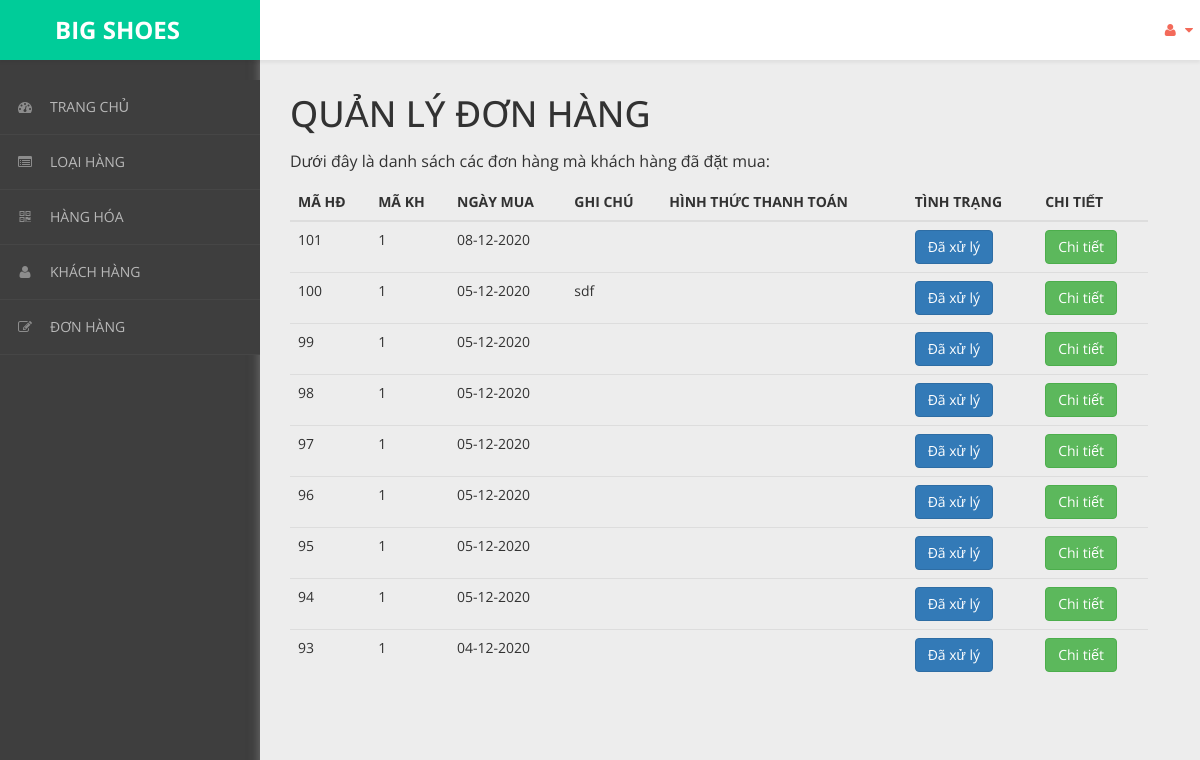
The app's page /admin/content/hoa-don/hoa-don-list.php with its own data.
### tables this page shows
CREATE TABLE `hoa_don` (
  `ma_hd` int(11) NOT NULL,
  `ngay_mua` varchar(20) NOT NULL,
  `ghi_chu` varchar(50) NOT NULL,
  `tinh_trang` varchar(20) NOT NULL DEFAULT '0',
  `ma_kh` int(10) UNSIGNED NOT NULL
);

### admin/dao/pdo.php (called while the page is built, shortened)
<?php
    function pdo_get_connection(){
        $pdo = new PDO("mysql:host=localhost;dbname=bigshoes",'root','');
        $pdo->setAttribute(PDO::ATTR_ERRMODE, PDO::ERRMODE_EXCEPTION);
        return $pdo;
    }
    function pdo_query($sql){
        $sql_args = array_slice(func_get_args(),1);
        try{
            $conn = pdo_get_connection();
            $stmt = $conn ->prepare($sql);
            $stmt -> execute($sql_args);
            $rows = $stmt -> fetchAll();
            return $rows;
        }catch(PDOException $e){
            throw $e;
        }finally{
            unset($conn);
        }
    }
    ?>

### admin/dao/hoa-don.php (called while the page is built, shortened)
<?php
    require_once ('pdo.php');
    function hoa_don_select_all(){
        $sql = "SELECT * FROM hoa_don ORDER BY ma_hd DESC";
        return pdo_query($sql);
    }
?>

### admin/content/hoa-don/hoa-don-list.php (the view, shortened to what this page needs)
<!DOCTYPE html>
<html xmlns="http://www.w3.org/1999/xhtml">
<head>
    <link href="../../../css/admin/css/bootstrap.css" rel="stylesheet" />
    <link href="../../../css/admin/css/font-awesome.css" rel="stylesheet" />
    <link href="../../../css/admin/css/custom-styles.css" rel="stylesheet" />
</head>
<body>
    <div id="wrapper">
        <nav class="navbar navbar-default top-navbar" role="navigation">
            <div class="navbar-header">
                <a class="navbar-brand" href="../../../../bigshoes/trang-chinh/" style="background:#00CC99;">
                    <strong style="margin-left: 40px;">BIG SHOES</strong></a>
            </div>
            <ul class="nav navbar-top-links navbar-right">
                <li class="dropdown">
                    <a class="dropdown-toggle" data-toggle="dropdown" href="#" aria-expanded="false">
                        <i class="fa fa-user fa-fw"></i> <i class="fa fa-caret-down"></i>
                    </a>
                </li>
            </ul>
        </nav>
        <nav class="navbar-default navbar-side" role="navigation">
            <div class="sidebar-collapse">
                <ul class="nav" id="main-menu">
                    <li>
                        <a href="../thong-ke/thong-ke-list.php"><i class="fa fa-dashboard"></i>TRANG CHỦ</a>
                    </li>
                    <li>
                        <a href="../loai-hang/loai-hang-list.php"><i class="fa fa-list-alt" aria-hidden="true"></i>LOẠI HÀNG</a>
                    </li>
                    <li>
                        <a href="../hang-hoa/hang-hoa-list.php"><i class="fa fa-qrcode"></i>HÀNG HÓA</a>
                    </li>
                    <li>
                        <a href="../khach-hang/khach-hang-list.php"><i class="fa fa-user"></i>KHÁCH HÀNG</a>
                    </li>
                    <li>
                        <a href="../hoa-don/hoa-don-list.php"><i class="fa fa-edit"></i>ĐƠN HÀNG</a>
                    </li>
                </ul>
            </div>
        </nav>
        <div id="page-wrapper">
            <div class="header">
                <div class="page-header">
                    <h1>QUẢN LÝ ĐƠN HÀNG</h1>
                    <p>Dưới đây là danh sách các đơn hàng mà khách hàng đã đặt mua: </p>
                    <?php
                    require_once('../../dao/hoa-don.php');
                    $items = hoa_don_select_all();
                    ?>
                    <table class="table table-hover">
                        <thead>
                            <tr>
                                <th>MÃ HĐ</th>
                                <th>MÃ KH</th>
                                <th>NGÀY MUA</th>
                                <th>GHI CHÚ</th>
                                <th>HÌNH THỨC THANH TOÁN</th>
                                <th>TÌNH TRẠNG</th>
                                <th>CHI TIẾT</th>
                            </tr>
                        </thead>
                        <tbody>
                            <?php foreach ($items as $item) {
                                extract($item);
                            ?>
                                <tr>
                                    <td><?= $ma_hd ?></td>
                                    <td><?= $ma_kh ?></td>
                                    <td><?= $ngay_mua ?></td>
                                    <td><?= $ghi_chu ?></td>
                                    <td><?= $thanh_toan ?></td>
                                    <td>
                                        <a href="thanh-toan-gio-hang.php?ma_hd=<?= $ma_hd ?>">
                                            <?php
                                            if ($tinh_trang == 0) {
                                                echo '<button class="btn btn-danger name="thanh_toan">';
                                                echo "Chưa xử lý";
                                            } else {
                                                echo '<button class="btn btn-primary name ="thanh_toan">';
                                                echo "Đã xử lý";
                                            }
                                            ?>
                                            </button></a>
                                    </td>
                                    <td><a href="chi-tiet-hoa-don.php?ma_hd=<?= $ma_hd ?>&ma_kh=<?= $ma_kh ?>"><button class="btn btn-success">Chi tiết</button></a></td>
                                </tr>
                            <?php } ?>
                        </tbody>
                    </table>
                </div>
            </div>
        </div>
    </div>
</body>
</html>

### css/admin/css/custom-styles.css (style rules this page uses)
body { font-family: 'Open Sans', sans-serif; background: #3E3E3E; }
#wrapper { width: 100%; }
#page-wrapper { padding: 15px 15px; min-height: 600px; background: #EDEDED; }
h1, .h1, h2, .h2, h3, .h3 { margin-top: 7px; margin-bottom: -5px; }
p { font-size:16px; line-height:25px; padding-top:20px; }
.navbar-side { z-index: 0; }
.navbar-side .nav > li > a > i { color: #8C8C8C;padding: 8px;width: 30px;text-align: center; }
.top-navbar { position: fixed; width: 100%; z-index: 300; -webkit-box-shadow: 0 3px 3px rgba(0, 0, 0, 0.05); -moz-box-shadow: 0 3px 3px rgba(0, 0, 0, 0.05); box-shadow: 0 3px 3px rgba(0, 0, 0, 0.05); }
.navbar-side { z-index: 1; position: fixed; width: 260px; top: 80px; }
#page-wrapper { position: relative; top: 55px; box-shadow: 0 0 10px #757575; -moz-box-shadow: 0 0 10px #757575; -webkit-box-shadow: 0 0 10px #757575; }
.page-header { margin: 0;border-bottom: 1px solid transparent;text-align: left;background-color: rgb(237, 237, 237);padding: 32px 22px 32px 0;color: #323232; }
.header { margin: 0 30px; }
.top-navbar { margin:0px; }
.top-navbar .navbar-brand { color: #fff;width: 260px;text-align: left;height: 60px;font-size: 24px;font-weight: 700;line-height: 30px;background: #F36A5A; }
.top-navbar .nav > li { position: relative; display: inline-block; margin: 0px; padding: 0px; }
.top-navbar .nav > li > a { position: relative; display: block; padding: 20px;color: #FFFFFF; margin: 0px; }
.sidebar-collapse , .sidebar-collapse .nav { background:none; }
.sidebar-collapse .nav { padding:0; }
.sidebar-collapse .nav > li > a { color: #B8B8B8; background:transparent; text-shadow:none; font-size: 14px; }
.sidebar-collapse > .nav > li > a { padding: 12px 10px; }
.sidebar-collapse > .nav > li { border-bottom: 1px solid rgba(107, 108, 109, 0.19); }
.navbar-side { border:none; background: #3E3E3E; }
.top-navbar { background: #FFFFFF; border-bottom:none; }
.top-navbar .nav > li > a > i { margin-right: 2px; }
.navbar-default { border:0px solid black; }
.navbar-header { background: transparent; }
.nav > li > a > i { margin-right:10px; color: rgb(243, 106, 90); }
@media (min-width:768px) { #page-wrapper { margin: 0 0 0 260px; padding: 0; min-height: 1200px; } }
@media (min-width:768px) { .navbar-side { width: 260px; z-index: 1; } }
@media (min-width:768px) { .navbar { border-radius: 0px; } }

### records on screen
hoa_don: ma_hd "101", ma_kh "1", ngay_mua "08-12-2020", tinh_trang "Đã xử lý"
hoa_don: ma_hd "100", ma_kh "1", ngay_mua "05-12-2020", ghi_chu "sdf", tinh_trang "Đã xử lý"
hoa_don: ma_hd "99", ma_kh "1", ngay_mua "05-12-2020", tinh_trang "Đã xử lý"
hoa_don: ma_hd "98", ma_kh "1", ngay_mua "05-12-2020", tinh_trang "Đã xử lý"
hoa_don: ma_hd "97", ma_kh "1", ngay_mua "05-12-2020", tinh_trang "Đã xử lý"
hoa_don: ma_hd "96", ma_kh "1", ngay_mua "05-12-2020", tinh_trang "Đã xử lý"
hoa_don: ma_hd "95", ma_kh "1", ngay_mua "05-12-2020", tinh_trang "Đã xử lý"
hoa_don: ma_hd "94", ma_kh "1", ngay_mua "05-12-2020", tinh_trang "Đã xử lý"
hoa_don: ma_hd "93", ma_kh "1", ngay_mua "04-12-2020", tinh_trang "Đã xử lý"
